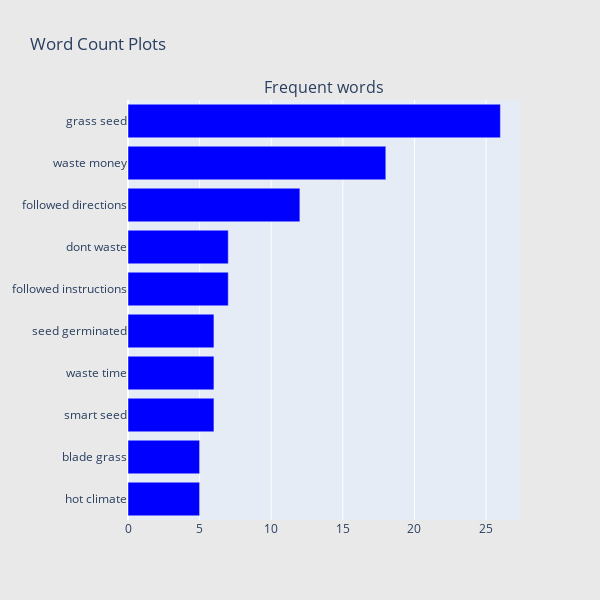

Write notebook code for a chart like this one.
### Code cell
## Get the bar chart from 1 rated reviews ##
freq_dict = defaultdict(int)
for sent in df_1["review_lower"]:
    for word in generate_ngrams(sent,2):
        freq_dict[word] += 1
fd_sorted = pd.DataFrame(sorted(freq_dict.items(), key=lambda x: x[1])[::-1])
fd_sorted.columns = ["word", "wordcount"]
trace0 = horizontal_bar_chart(fd_sorted.head(10), 'blue')

# Creating two subplots
fig = tools.make_subplots(rows=1, cols=1, vertical_spacing=0.04,
                          subplot_titles=["Frequent words"])
fig.append_trace(trace0, 1, 1)
#fig.append_trace(trace1, 1, 2)
fig['layout'].update(height=600, width=600, paper_bgcolor='rgb(233,233,233)', title="Word Count Plots")
py.iplot(fig, filename='word-plots');

### Figure 1 — Plotly figure (JSON) as saved in the notebook; plotly's stock layout.template omitted (floating-point values rounded to 4 significant figures)
{"data": [{"marker": {"color": "blue"}, "orientation": "h", "showlegend": false, "x": [5, 5, 6, 6, 6, 7, 7, 12, 18, 26], "xaxis": "x", "y": ["hot climate", "blade grass", "smart seed", "waste time", "seed germinated", "followed instructions", "dont waste", "followed directions", "waste money", "grass seed"], "yaxis": "y", "type": "bar"}], "layout": {"annotations": [{"font": {"size": 16}, "showarrow": false, "text": "Frequent words", "x": 0.5, "xanchor": "center", "xref": "paper", "y": 1, "yanchor": "bottom", "yref": "paper"}], "height": 600, "paper_bgcolor": "rgb(233,233,233)", "title": {"text": "Word Count Plots"}, "width": 600, "xaxis": {"anchor": "y", "domain": [0, 1]}, "yaxis": {"anchor": "x", "domain": [0, 1]}}}
